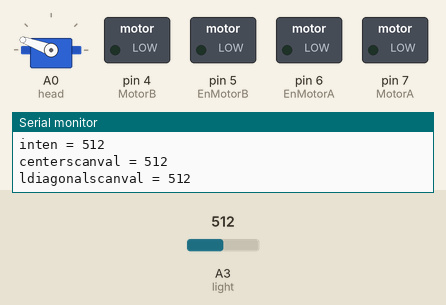
Simulated run of this sketch. Board: Arduino Uno, built with avr-gcc and run on an emulated ATmega328P. Parts: servo, switched loads named in the sketch (green lamp = pin HIGH), the last lines printed to the serial monitor. The test bench sets the inputs (shaded band); at power-on: A3 (light) = 512.

Above: at 1.3 s.
1.4 s: A3 (light) set to 160
At 2.0 s:
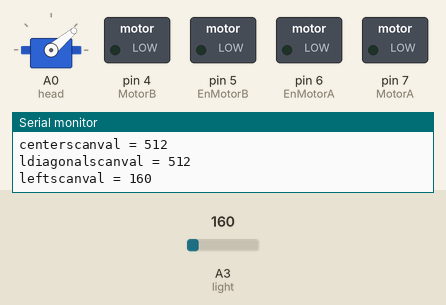
4.4 s: A3 (light) set to 135
At 6.4 s:
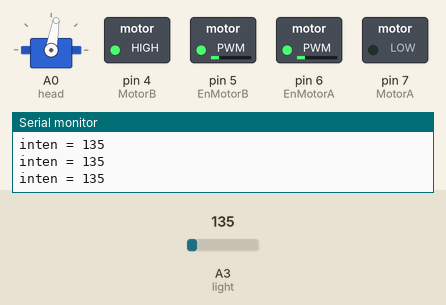
7.2 s: A3 (light) set to 306
At 8.1 s:
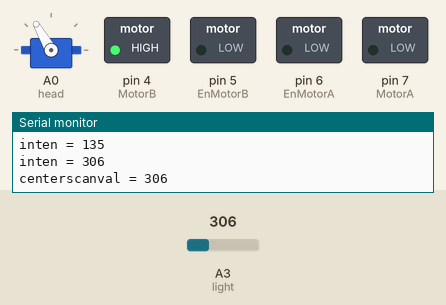
Timing chart, 0 to 16.2 s (numbered marks = the images above; inputs shaded):
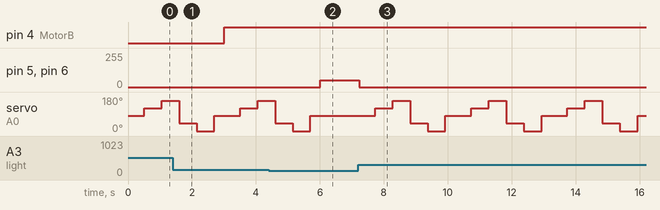

Measured:
- the behaviour switches between 151 and 150 on A3 (light) (found by bisection; images 1 and 2)
- after the input at 4.4 s, pin 5 (EnMotorB), pin 6 (EnMotorA): 0/255 → 50/255 after 1.6 s; servo on A0 (head): goes on until 5.7 s, then stays 80°
- after the input at 7.2 s, pin 5 (EnMotorB), pin 6 (EnMotorA): 50/255 → 0/255 at once; servo on A0 (head): 80° → 120° after 0.53 s, then repeats every 3.0 s: 160° 0.55 s, 40° 0.55 s, 0° 0.55 s, 80° 0.80 s, 120° 0.55 s

The sketch:

Robot_di_theo_anh_sang__dung_servo.ino
```cpp
#include <Servo.h>
//Thiết lập chân điều khiển động cơ
const int MotorA = 7;
const int MotorB = 4;
//Thiết lập chân điều khiển tốc độ động cơ A
const int EnMotorA = 6;
const int EnMotorB = 5;
//Thiết lập chân đọc cường độ ánh sáng
#define light A3

int leftscanval, centerscanval, rightscanval, ldiagonalscanval, rdiagonalscanval; //biến lưu giá trị ánh sáng tại 5 điểm
int inten_limit = 150;  //cường độ ánh sáng giới hạn
char choice;            //biến lựa chọn hướng đi

int inten;              //biến lưu cường độ ánh sáng môi trường
char turndirection;     //Biến lưu hướng quay robot
const int turntime = 400; //Thời gian quay robot
const int turntimeh = 2200;

Servo head;   //đặt tên servo

void setup()
{
  head.attach(A0);// Thiết lập chân cho động cơ servo
  head.write(80);
   pinMode(MotorA, OUTPUT);
  pinMode(MotorB, OUTPUT);
  analogWrite(EnMotorA, 0);
  analogWrite(EnMotorB, 0);
  Serial.begin(9600);   //dùng cho debug
}

void go(){ //đi thẳng
  analogWrite(EnMotorA, 50);
  analogWrite(EnMotorB, 50);
  digitalWrite (MotorA, LOW);
  digitalWrite (MotorB, HIGH);
}

void backwards(){ //lùi
  analogWrite(EnMotorA, 50);
  analogWrite(EnMotorB, 50);
  digitalWrite (MotorA, HIGH);
  digitalWrite (MotorB, LOW);
}

int watch(){    //đọc ánh sáng
  long light_inten;
  light_inten = analogRead(light);
  return round(light_inten);
}

void turnleft(int t){   //rẽ trái
  analogWrite(EnMotorA, 50);
  analogWrite(EnMotorB, 50);
  digitalWrite (MotorA, HIGH);
  digitalWrite (MotorB, HIGH);
  delay(t);
}

void turnright(int t){    //rẽ phải
  analogWrite(EnMotorA, 50);
  analogWrite(EnMotorB, 50);
  digitalWrite (MotorA, LOW);
  digitalWrite (MotorB, LOW);
  delay(t);
}

void stopmove(){  //dừng robot
  analogWrite(EnMotorA, 0);
  analogWrite(EnMotorB, 0);
}

void watchsurrounding() //quan sát xung quanh
 {  //đọc cường độ ánh sáng tại 5 điểm
  head.write(80);
  delay(500);
  centerscanval = watch();
  Serial.print("centerscanval = ");
  Serial.println(centerscanval);

  head.write(120);
  delay(500);
  ldiagonalscanval = watch();
  Serial.print("ldiagonalscanval = ");
  Serial.println(ldiagonalscanval);
  delay(50);

  head.write(160);
  delay(500);
  leftscanval = watch();
  Serial.print("leftscanval = ");
  Serial.println(leftscanval);
  delay(50);

  head.write(40);
  delay(500);
  rdiagonalscanval = watch();
  Serial.print("rdiagonalscanval = ");
  Serial.println(rdiagonalscanval);
  delay(50);

  head.write(0);
  delay(500);
  rightscanval = watch();
  Serial.print("rightscanval = ");
  Serial.println(rightscanval);
  delay(50);

  head.write(80);
  delay(300);
}

char decide()   //quyết định hướng quay của robot
{
  watchsurrounding();
  if (ldiagonalscanval<rightscanval && ldiagonalscanval<centerscanval && leftscanval>ldiagonalscanval){
    choice = 'd';   //Quay trái 50%
  }
  else if (leftscanval<rightscanval && leftscanval<centerscanval && leftscanval<ldiagonalscanval){
    choice = 'l';   //Quay trái
  }
  else if (rightscanval<leftscanval && rightscanval<centerscanval && rightscanval<rdiagonalscanval){
    choice = 'r';   //Quay phải
  }
  else if (rdiagonalscanval<leftscanval && rdiagonalscanval<centerscanval && rightscanval>rdiagonalscanval){
    choice = 'h';   //Quay phải 50%
  }
  else{
    choice = 'f';   //Đi thẳng
  }
  return choice;
}

void loop()
{
  inten = watch();
  Serial.print("inten = ");
  Serial.println(inten);
  if(inten > inten_limit){
    stopmove();
    turndirection = decide();
    Serial.print("directiton = ");
    Serial.println(turndirection);
    switch (turndirection){
      case 'l':
      turnleft(turntime);
      delay(20);
      break;

      case 'd':
      turnleft(turntimeh);
      delay(20);
      break;

      case 'r':
      turnright(turntime);
      delay(20);
      break;

      case 'h':
      turnright(turntimeh);
      delay(20);
      break;

      case 'f':
      break;
    }
    go();
    head.write(80);
    }
   else { go();}
  }
```
